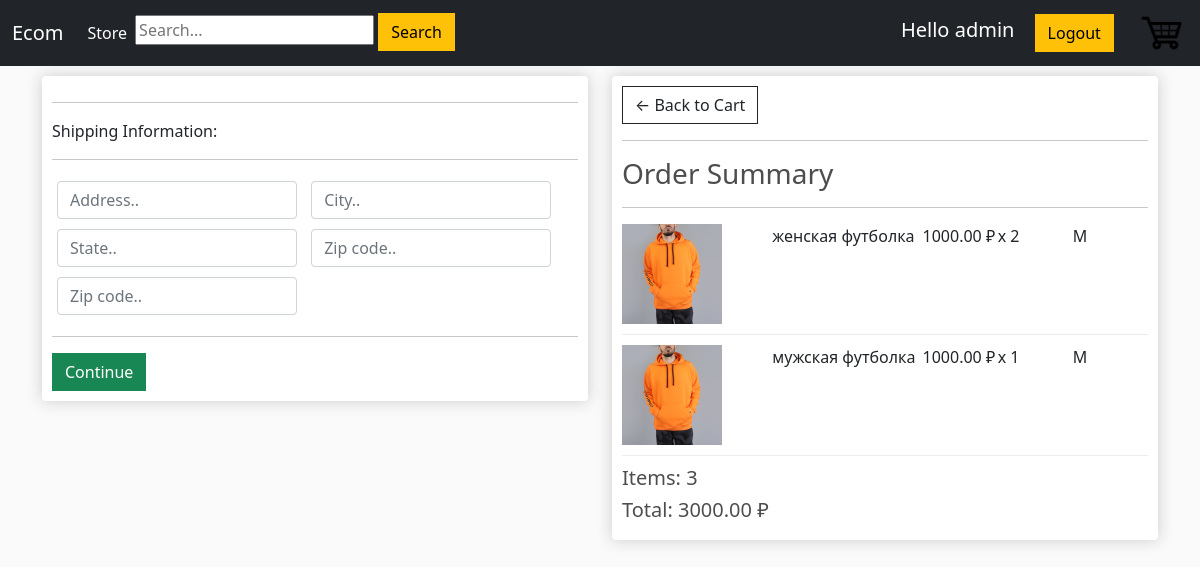
Screenshot of /checkout/ (signed in) with the database file from the repository.
### mainapp/models.py (models this page shows, shortened)
class OrderItem(models.Model):
    product = models.ForeignKey(Product, on_delete=models.SET_NULL, blank=True, null=True)
    order = models.ForeignKey(Order, on_delete=models.SET_NULL, blank=True, null=True)
    size = models.CharField(max_length=10, null=True)
    quantity = models.IntegerField(default=0, null=True, blank=True)
    date_added = models.DateTimeField(auto_now_add=True)
    @property
    def get_total(self):
        total = self.product.price * self.quantity
        return total

class Product(models.Model):
    name = models.CharField(max_length=200, null=True)
    price = models.DecimalField(max_digits=7, decimal_places=2)
    digital = models.BooleanField(default=False, null=True, blank=False)
    image = models.ImageField(null=True, blank=True)
    def imageURL(self):
        try:
            url = self.image.url
        except:
            url = ''
        return url

class Order(models.Model):
    customer = models.ForeignKey(Customer, on_delete=models.SET_NULL, blank=True, null=True)
    date_order = models.DateTimeField(auto_now_add=True)
    complete = models.BooleanField(default=False, null=True, blank=False)
    transaction_id = models.CharField(max_length=200, null=True)
    @property
    def get_cart_total(self):
        orderitems = self.orderitem_set.all()
        total = sum([item.get_total for item in orderitems])
        return total
    def get_cart_items(self):
        orderitems = self.orderitem_set.all()
        items = sum([item.quantity for item in orderitems])
        return items
    def shipping(self):
        shipping = False
        orderitems = self.orderitem_set.all()
        for i in orderitems:
            if not i.product.digital:
                shipping = True
        return shipping

### mainapp/views.py (the view)
# urls.py: path('checkout/', views.checkout, name='checkout'),
def checkout(request):
    data = cartData(request)
    cartItems = data['cartItems']
    order = data['order']
    items = data['items']
    context = {'items': items, 'order': order}
    return render(request, 'mainapp/checkout.html', context)

### mainapp/utils.py (called while the page is built)
def cartData(request):
    if request.user.is_authenticated:
        customer = request.user.customer
        order, created = Order.objects.get_or_create(customer=customer, complete=False)
        cartItems = order.get_cart_items()
        items = order.orderitem_set.all()
    else:
        cookieData = cookieCart(request)
        cartItems = cookieData['cartItems']
        order = cookieData['order']
        items = cookieData['items']
    return {"cartItems": cartItems, "order": order, "items": items}

### mainapp/templates/mainapp/checkout.html (shortened to what this page needs)
{% extends 'mainapp/index.html' %}
{% load static %}
{% block content%}
    <div class="row">
        <div class="col-lg-6">
            <div class="box-element" id="form-wrapper">
                <form id="form">
                    <div id="shipping-info">
                        <hr>
						<p>Shipping Information:</p>
						<hr>
						<div class="form-field">
							<input class="form-control" type="text" name="address" placeholder="Address..">
						</div>
						<div class="form-field">
							<input class="form-control" type="text" name="city" placeholder="City..">
						</div>
						<div class="form-field">
							<input class="form-control" type="text" name="state" placeholder="State..">
						</div>
						<div class="form-field">
							<input class="form-control" type="text" name="zipcode" placeholder="Zip code..">
						</div>
						<div class="form-field">
							<input class="form-control" type="text" name="country" placeholder="Zip code..">
						</div>
                    </div>
                    <hr>
                    <input id="form-button" class="btn btn-success btn-block" type="submit" value="Continue">
                </form>
            </div>
			<br>
        </div>
        <div class="col-lg-6">
            <div class="box-element">
				<a  class="btn btn-outline-dark" href="{% url 'cart' %}">&#x2190; Back to Cart</a>
				<hr>
				<h3>Order Summary</h3>
				<hr>
				{% for item in items %}
				<div class="cart-row">
					<div style="flex:2"><img class="row-image" src="{{item.product.imageURL}}"></div>
					<div style="flex:2"><p>{{item.product.name}}</p></div>
					<div style="flex:1"><p>{{item.product.price|floatformat:2}} ₽</p></div>
					<div style="flex:1"><p>x {{item.quantity}}</p></div>
					<div style="flex:1"><p>{{item.size}}</p></div>
				</div>
				{% endfor %}
				<h5>Items:   {{order.get_cart_items}}</h5>
				<h5>Total:   {{order.get_cart_total|floatformat:2}} ₽</h5>
            </div>
        </div>
    </div>
{% endblock content%}

### mainapp/templates/mainapp/index.html (shortened to what this page needs)
<!DOCTYPE html>
<html lang="en">
{% load static %}
<head>
    <link href="https://cdn.jsdelivr.net/npm/bootstrap@5.1.0/dist/css/bootstrap.min.css" rel="stylesheet">
    <link rel="stylesheet" type="text/css" href="{% static 'css/index.css' %}">
</head>
<body>
    <nav class="navbar navbar-expand-lg navbar-dark bg-dark">
      <div class="container-fluid">
        <a class="navbar-brand" href="{% url 'store' %}">Ecom</a>
        <div class="collapse navbar-collapse" id="navbarSupportedContent">
          <ul class="navbar-nav me-auto mb-2 mb-lg-0">
            <li class="nav-item">
              <a class="nav-link active" aria-current="page" href="{% url 'store' %}">Store</a>
            </li>
              <li class="nav-item">
                  <form action="{% url 'search_results' %}" method="POST">
                    <input name="search" type="text" placeholder="Search...">
                    <button class="btn btn-warning">Search</button>
                  </form>
              </li>
          </ul>
           <div class="form-inline my-2 my-lg-0">
               {% if user.is_authenticated %}
               <a class="navbar-brand" href="">Hello {{user.username}}</a>
               <a href="{% url 'logout' %}" class="btn btn-warning">Logout</a>
               {% else %}
                <a href="{% url 'login' %}" class="btn btn-warning">Login</a>
                <a href="{% url 'register' %}" class="btn btn-warning">Register</a>
               {% endif %}
                <a href="{% url 'cart' %}" style="color:#212429;">
                    <img  id="cart-icon" src="{% static 'images/cart.png' %}">
                </a>
	        </div>
        </div>
      </div>
    </nav>
    <div class="container">
        {% block content %}
        {% endblock content %}
    </div>
</body>
</html>

### static/css/index.css (style rules this page uses)
body { background-color: hsl(0, 0%, 98%); }
h1,h2,h3,h4,h5,h6 { color:hsl(0, 0%, 30%); }
.box-element { box-shadow:hsl(0, 0%, 80%) 0 0 16px; background-color: #fff; border-radius: 4px; padding: 10px; }
#cart-icon { width:50px; height:50px; border:0; display: inline-block; margin-left: 20px; }
.col-lg-4, .col-lg-6, .col-lg-8, .col-lg-12 { margin-top: 10px; }
.btn { border-radius: 0; }
.row-image { width: 100px; }
.form-field { width:250px; display: inline-block; padding: 5px; }
.cart-row { display: flex; align-items: flex-stretch; padding-bottom: 10px; margin-bottom: 10px; border-bottom: 1px solid #ececec; }

### rows the page displays
OrderItem: product.imageURL (picture), product.name "женская футболка", product.price "1000.00", quantity "2", size "M"
OrderItem: product.imageURL (picture), product.name "мужская футболка", product.price "1000.00", quantity "1", size "M"
Order: get_cart_items "3", get_cart_total "3000.00"

### other values shown
{{ user.username }} "admin"
